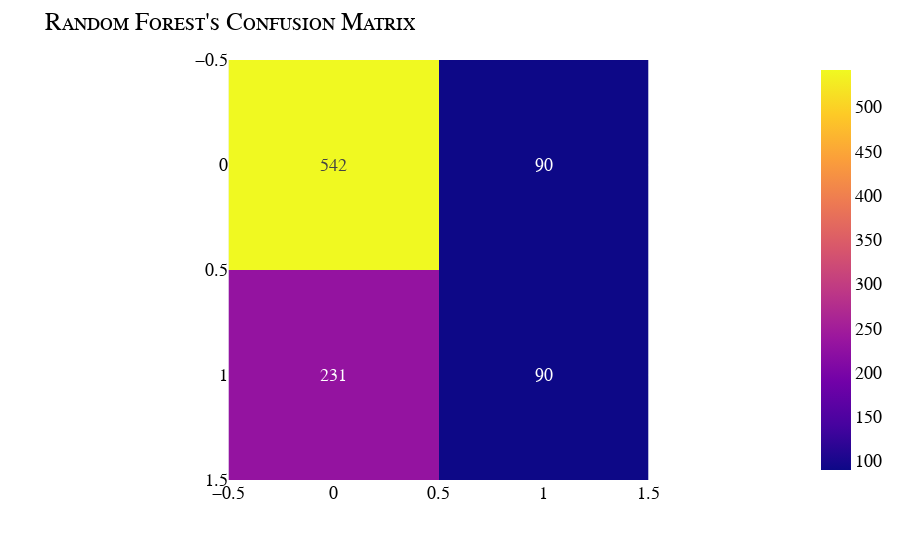

The notebook cell this image was saved under:
### Code cell
preds = rf.predict(X_test)
accuracy = rf.score(X_test, y_test)

print(f"Accuracy: {accuracy*100:.2f}")
print("\nClassification report")
print(classification_report(y_test, preds))

cm = confusion_matrix(y_test, preds)
fig = px.imshow(cm, text_auto=True).update_layout(title={"text": "Random Forest's Confusion Matrix"}, font=my_font).show()

### Figure 1 — Plotly figure (JSON) as saved in the notebook; plotly's stock layout.template omitted (floating-point values rounded to 4 significant figures)
{"data": [{"coloraxis": "coloraxis", "hovertemplate": "x: %{x}<br>y: %{y}<br>color: %{z}<extra></extra>", "name": "0", "texttemplate": "%{z}", "type": "heatmap", "xaxis": "x", "yaxis": "y", "z": [[542, 90], [231, 90]]}], "layout": {"coloraxis": {"colorscale": [[0, "#0d0887"], [0.1111, "#46039f"], [0.2222, "#7201a8"], [0.3333, "#9c179e"], [0.4444, "#bd3786"], [0.5556, "#d8576b"], [0.6667, "#ed7953"], [0.7778, "#fb9f3a"], [0.8889, "#fdca26"], [1, "#f0f921"]]}, "font": {"color": "Black", "family": "Courier New, monospace", "size": 18, "variant": "small-caps"}, "margin": {"t": 60}, "title": {"text": "Random Forest's Confusion Matrix"}, "xaxis": {"anchor": "y", "constrain": "domain", "domain": [0, 1], "scaleanchor": "y"}, "yaxis": {"anchor": "x", "autorange": "reversed", "constrain": "domain", "domain": [0, 1]}}}
